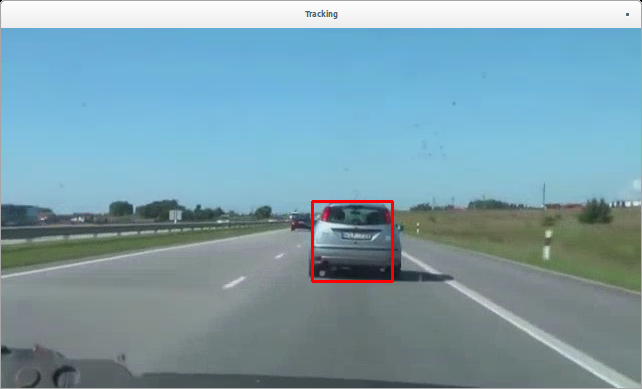
#> input picture img1.png, 642 x 389 px; its folder holds 2 pictures in this run
$ python negetive.py .. out.png   (Python 2 division)   (older library calls are emulated)
#> lines starting #> are read from the running program, lines starting #| are printed output that depends on the picture
import cv2

import os

import sys
import numpy as np
#from skimage import io
import glob

input_path = sys.argv [1]
output_path = sys.argv[2]

size = 100,60

print "hello to test"
def process(input_path,output_path):
#> called with input_path = '..', output_path = 'out.png'
    print os.path.join(input_path)
    for f in glob.glob(os.path.join(input_path)):
        print "hello"
        print ("process files : {}".format(f))
        img = cv2.imread(f)
    files = [f for f in os.listdir(input_path) if  f.endswith(".png") or f.endswith(".jpg") or f.endswith(".jpeg") or f.endswith(".BMP") or f.endswith("*.bmp")]
    #print files
    i =0
    for f in files:
        i = i+1
        outfile = os.path.join(output_path,os.path.splitext(f)[0]) +str(i)+ ".jpg"
        inputfile =  os.path.join(input_path,f)
        print outfile
        img = cv2.imread(inputfile)
#> img is the input picture: shape (389, 642, 3); mean B, G, R 172.1, 159.1, 125.7
        #img = img.thumbnail(size, Image.ANTIALIAS)
        gray_image = cv2.cvtColor(img, cv2.COLOR_BGR2GRAY)
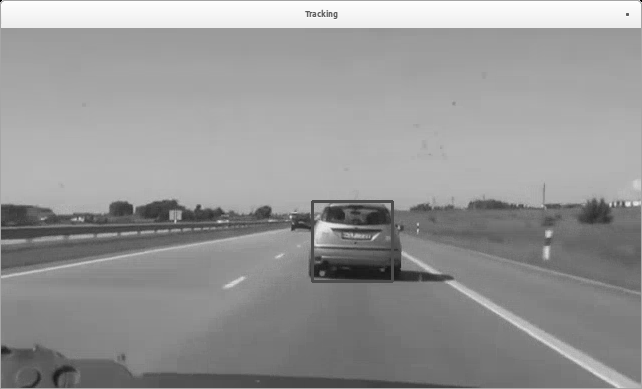
#> gray_image: shape (389, 642); min 0, max 255, mean 150.5
        resized_image = cv2.resize(gray_image, (120,100  ))
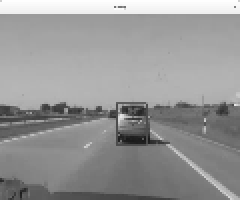
#> resized_image: shape (100, 120) (shown 2 times larger); min 24, max 254, mean 150.2
        cv2.imwrite(outfile,resized_image)

        line  = outfile +"\n"
        with open("negetives.dat", "a") as f:
            f.write(line)
#> pass 2 of the loop in process, `for f in files:`:
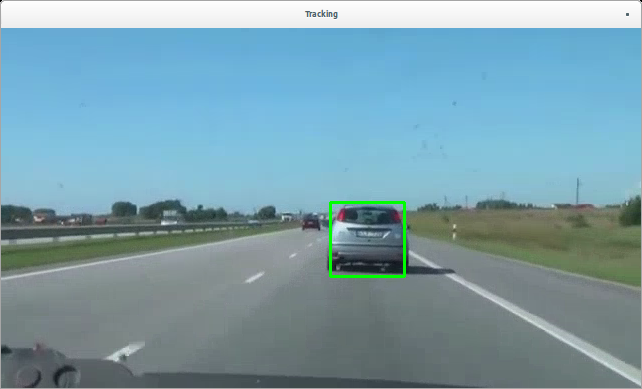
#> input picture img2.png, 642 x 389 px
#> in process, img is the input picture: shape (389, 642, 3); mean B, G, R 171.6, 159.5, 124
#> in process, `gray_image = cv2.cvtColor(img, cv2.COLOR_BGR2GRAY)`:
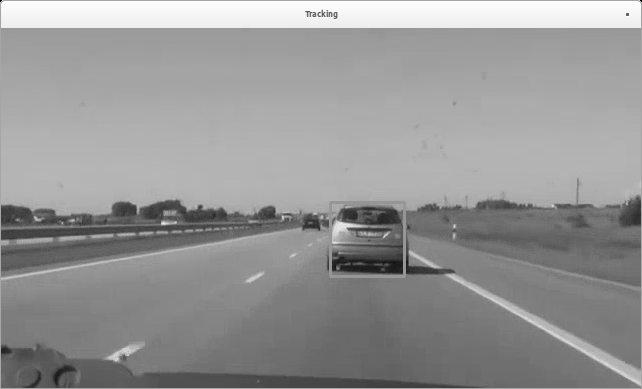
#> gray_image: shape (389, 642); min 0, max 255, mean 150.2
#> in process, `resized_image = cv2.resize(gray_image, (120,100  ))`:
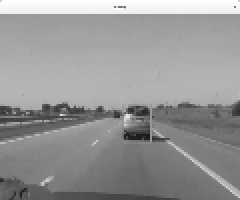
#> resized_image: shape (100, 120) (shown 2 times larger); min 25, max 254, mean 150


if  __name__ == "__main__":
    process(sys.argv[1] , sys.argv[2])
